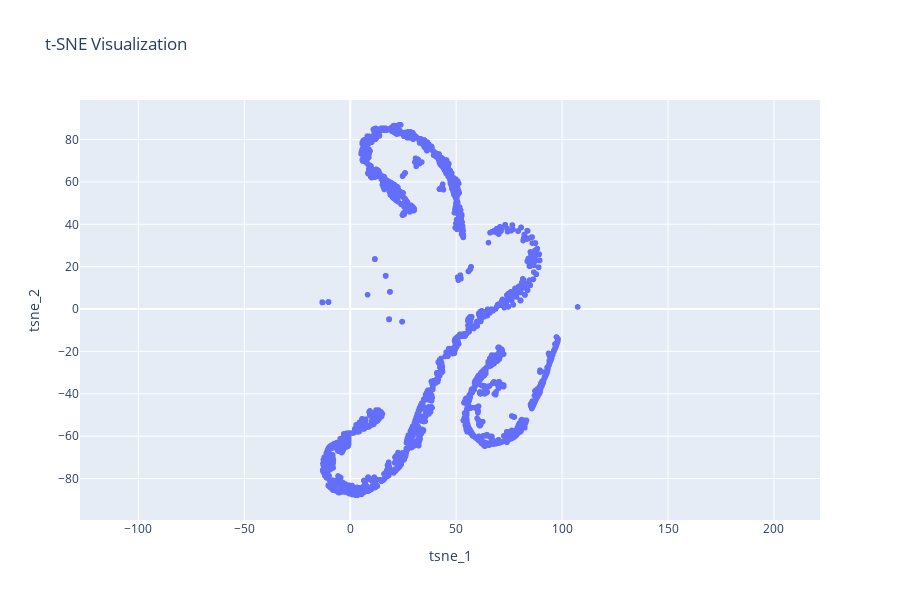

Write notebook code for a chart like this one.
### Markdown cell above
## Section 3: Visualizing t-SNE Results

Having applied t-SNE to our website visitor data, we now move to visualize the transformed data. The t-SNE algorithm has reduced our high-dimensional dataset into a two-dimensional space, aiming to preserve the relative distances and relationships among data points. This visualization enables us to observe the clustering of similar behaviors, offering insights into how users interact with the website.

### Visualization Objectives
Our primary goal with this visualization is to:
- Identify clusters of similar visitor behaviors.
- Understand the distribution and grouping of data points in the 2D space.
- Detect any outliers or unique patterns that emerge from the visualization.

This step is crucial for our exploratory data analysis, providing a foundation for more detailed cluster analysis and interpretation in the following sections.

### Code cell
# Create the scatter plot
fig = px.scatter(df_tsne, x='tsne_1', y='tsne_2', title='t-SNE Visualization')

# Equal aspect ratio ensures that one unit in the x-axis is equal to one unit in the y-axis
fig.update_xaxes(scaleanchor="y", scaleratio=1)
fig.update_yaxes(scaleanchor="x", scaleratio=1)

# Adjust the layout for better readability
fig.update_layout(height=600)

# Display the plot
fig.show()

### Figure 1 — Plotly figure (JSON) as saved in the notebook; plotly's stock layout.template omitted (floating-point values rounded to 4 significant figures; data arrays with more than 128 entries replaced by an {"elided": "..."} marker saying what was removed)
{"data": [{"hovertemplate": "tsne_1=%{x}<br>tsne_2=%{y}<extra></extra>", "legendgroup": "", "marker": {"color": "#636efa", "symbol": "circle"}, "mode": "markers", "name": "", "showlegend": false, "type": "scattergl", "x": {"elided": "15028 float values"}, "xaxis": "x", "y": {"elided": "15028 float values"}, "yaxis": "y"}], "layout": {"height": 600, "legend": {"tracegroupgap": 0}, "title": {"text": "t-SNE Visualization"}, "xaxis": {"anchor": "y", "domain": [0, 1], "scaleanchor": "y", "scaleratio": 1, "title": {"text": "tsne_1"}}, "yaxis": {"anchor": "x", "domain": [0, 1], "scaleanchor": "x", "scaleratio": 1, "title": {"text": "tsne_2"}}}}
